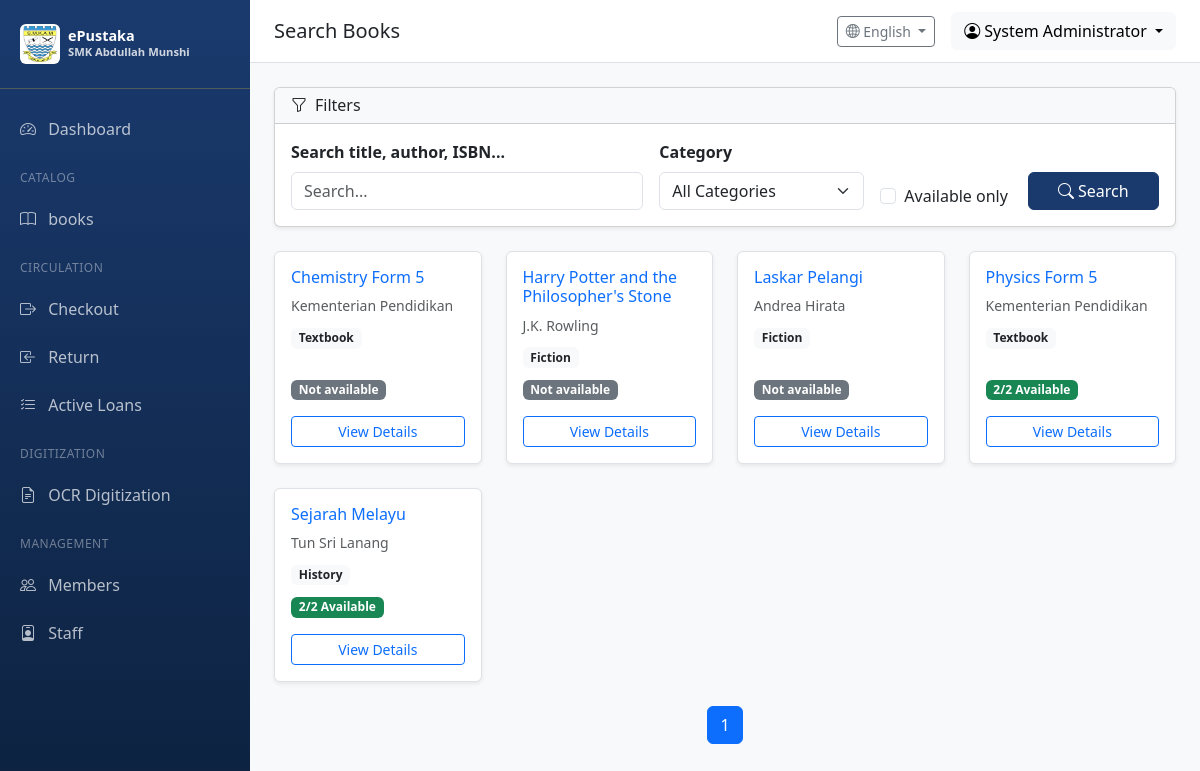
/student/search (signed in), run on the app's committed database.
### app/models/user.py (models this page shows, shortened)
class User(UserMixin, db.Model):
    __tablename__ = 'users'
    id = db.Column(db.Integer, primary_key=True)
    username = db.Column(db.String(64), unique=True, nullable=False, index=True)
    email = db.Column(db.String(120), unique=True, nullable=False, index=True)
    password_hash = db.Column(db.String(256), nullable=False)
    full_name = db.Column(db.String(128))
    is_active = db.Column(db.Boolean, default=True)
    role_id = db.Column(db.Integer, db.ForeignKey('roles.id'))
    created_at = db.Column(db.DateTime, default=datetime.utcnow)
    updated_at = db.Column(db.DateTime, default=datetime.utcnow, onupdate=datetime.utcnow)
    last_login = db.Column(db.DateTime)
    def can(self, perm):
        return self.role is not None and self.role.has_permission(perm)

### app/models/catalog.py (models this page shows, shortened)
class Book(db.Model):
    __tablename__ = 'books'
    id = db.Column(db.Integer, primary_key=True)
    title = db.Column(db.String(256), nullable=False, index=True)
    author = db.Column(db.String(256), index=True)
    isbn = db.Column(db.String(20), index=True)
    publisher = db.Column(db.String(128))
    publication_year = db.Column(db.Integer)
    edition = db.Column(db.String(32))
    category = db.Column(db.String(64), index=True)  # e.g., Fiction, Science, History
    call_number = db.Column(db.String(32), index=True)  # Library classification
    subject = db.Column(db.String(128))
    language = db.Column(db.String(32), default='Malay')
    description = db.Column(db.Text)
    page_count = db.Column(db.Integer)
    cover_image = db.Column(db.String(256))  # Path to cover image
    price = db.Column(db.Float)  # Book price for replacement/loss scenarios
    created_at = db.Column(db.DateTime, default=datetime.utcnow)
    updated_at = db.Column(db.DateTime, default=datetime.utcnow, onupdate=datetime.utcnow)
    copies = db.relationship('BookCopy', backref='book', lazy='dynamic', cascade='all, delete-orphan')

### app/routes/student.py (the view, shortened to what this page needs)
@student_bp.route('/search')
@login_required
def search_books():
    page = request.args.get('page', 1, type=int)
    per_page = 12
    query = Book.query
    search = request.args.get('search', '').strip()
    category = request.args.get('category', '')
    if category:
        query = query.filter(Book.category == category)
    show_available = request.args.get('available', '') == '1'
    categories = db.session.query(Book.category).distinct().filter(Book.category.isnot(None)).all()
    categories = [c[0] for c in categories if c[0]]
    books = query.order_by(Book.title).paginate(page=page, per_page=per_page)
    for book in books.items:
        book.available_count = book.copies.filter(
            BookCopy.status == CopyStatus.AVAILABLE.value
        ).count()
    return render_template('student/search.html',
                          books=books,
                          search=search,
                          category=category,
                          categories=categories,
                          show_available=show_available)

### app/templates/student/search.html (shortened to what this page needs)
{% extends "base.html" %}
{% block page_title %}{{ t('search_books') }}{% endblock %}
{% block content %}
<div class="mb-4">
    <div class="card shadow-sm">
        <div class="card-header bg-light">
            <h6 class="mb-0"><i class="bi bi-funnel me-2"></i>{{ t('filters') }}</h6>
        </div>
        <div class="card-body">
            <form method="GET" class="row g-3 align-items-end">
                <div class="col-md-5">
                    <label class="form-label fw-bold">{{ t('search_title_author') }}</label>
                    <input type="text" name="search" class="form-control" value="{{ search }}" placeholder="Search...">
                </div>
                <div class="col-md-3">
                    <label class="form-label fw-bold">{{ t('category') }}</label>
                    <select name="category" class="form-select">
                        <option value="">{{ t('all_categories') }}</option>
                    </select>
                </div>
                <div class="col-md-2">
                    <div class="form-check">
                        <input type="checkbox" class="form-check-input" id="available" name="available" value="1" {% if show_available %}checked{% endif %}>
                        <label class="form-check-label" for="available">
                            {{ t('available_only') }}
                        </label>
                    </div>
                </div>
                <div class="col-md-2">
                    <button type="submit" class="btn btn-primary w-100">
                        <i class="bi bi-search me-1"></i>{{ t('search') }}
                    </button>
                </div>
            </form>
        </div>
    </div>
</div>
{% if books.items %}
<div class="row g-4">
    {% for book in books.items %}
    <div class="col-md-4 col-lg-3">
        <div class="card book-card h-100 shadow-sm">
            <div class="card-body d-flex flex-column">
                <h6 class="card-title mb-2">
                    <a href="{{ url_for('student.view_book', book_id=book.id) }}" class="text-decoration-none">
                        {{ book.title }}
                    </a>
                </h6>
                <p class="card-text text-muted small mb-2">{{ book.author }}</p>
                <div class="mb-2">
                    <span class="badge bg-light text-dark small">{{ book.category or 'Uncategorized' }}</span>
                </div>
                <div class="mb-3 mt-auto">
                    {% set available = book.available_count %}
                    {% if available > 0 %}
                        <span class="badge bg-success">{{ available }}/{{ book.copies.count() }} {{ t('available') }}</span>
                    {% else %}
                        <span class="badge bg-secondary">{{ t('not_available') }}</span>
                    {% endif %}
                </div>
                <a href="{{ url_for('student.view_book', book_id=book.id) }}" class="btn btn-sm btn-outline-primary w-100">
                    {{ t('view_details') }}
                </a>
            </div>
        </div>
    </div>
    {% endfor %}
</div>
<nav class="mt-4">
    <ul class="pagination justify-content-center">
        {% for page_num in books.iter_pages() %}
            {% if page_num %}
                {% if page_num == books.page %}
                <li class="page-item active">
                    <span class="page-link">{{ page_num }}</span>
                </li>
                {% else %}
                <li class="page-item">
                    <a class="page-link" href="{{ url_for('student.search_books', page=page_num, search=search, category=category, available=1 if show_available else '') }}">
                        {{ page_num }}
                    </a>
                </li>
                {% endif %}
            {% else %}
            <li class="page-item disabled">
                <span class="page-link">...</span>
            </li>
            {% endif %}
        {% endfor %}
    </ul>
</nav>
{% else %}
<div class="alert alert-info text-center py-5">
    <i class="bi bi-search display-1 text-muted"></i>
    <h5 class="mt-3">{{ t('no_books_found') }}</h5>
    <p class="text-muted">{{ t('try_different_search') }}</p>
</div>
{% endif %}
{% endblock %}

### app/templates/base.html (shortened to what this page needs)
<!DOCTYPE html>
<html lang="en">
<head>
    <link href="https://cdn.jsdelivr.net/npm/bootstrap@5.3.2/dist/css/bootstrap.min.css" rel="stylesheet">
    <link href="https://cdn.jsdelivr.net/npm/bootstrap-icons@1.11.1/font/bootstrap-icons.css" rel="stylesheet">
</head>
<body>
    {% if current_user.is_authenticated %}
    <nav class="sidebar">
        <div class="sidebar-brand">
            <div class="d-flex align-items-center">
                <img src="{{ url_for('static', filename='images/Lencana_Sekolah_Menengah_Kebangsaan_Abdullah_Munshi.jpg') }}"
                     alt="SMK Abdullah Munshi"
                     class="me-2 rounded"
                     style="width: 40px; height: 40px; object-fit: contain; background: white; padding: 2px;">
                <div>
                    <div style="font-size: 0.9rem; line-height: 1.2;">ePustaka</div>
                    <div style="font-size: 0.7rem; opacity: 0.8;">SMK Abdullah Munshi</div>
                </div>
            </div>
        </div>
        <ul class="nav flex-column">
            {% set is_member = current_user.__class__.__name__ == 'Member' %}
            {% if is_member %}
                {% set is_staff = current_user.member_type in ['Staff', 'Student Assistant', 'Librarian', 'Teacher'] %}
            {% else %}
                {% set is_staff = current_user.role and current_user.role.name != 'Student' %}
            {% endif %}
            {% if is_member and not is_staff %}
            <li class="sidebar-section">{{ t('student_portal') }}</li>
            <li class="nav-item">
                <a class="nav-link {% if request.endpoint == 'student.index' %}active{% endif %}" href="{{ url_for('student.index') }}">
                    <i class="bi bi-house"></i> {{ t('home') }}
                </a>
            </li>
            <li class="nav-item">
                <a class="nav-link {% if request.endpoint == 'student.search_books' %}active{% endif %}" href="{{ url_for('student.search_books') }}">
                    <i class="bi bi-search"></i> {{ t('search_books') }}
                </a>
            </li>
            <li class="nav-item">
                <a class="nav-link {% if request.endpoint == 'student.my_loans' %}active{% endif %}" href="{{ url_for('student.my_loans') }}">
                    <i class="bi bi-journal-bookmark"></i> {{ t('my_loans') }}
                </a>
            </li>
            <li class="nav-item">
                <a class="nav-link {% if request.endpoint == 'student.leaderboard' %}active{% endif %}" href="{{ url_for('student.leaderboard') }}">
                    <i class="bi bi-trophy"></i> {{ t('leaderboard') }}
                </a>
            </li>
            {% elif is_staff %}
            <li class="nav-item">
                <a class="nav-link {% if request.endpoint == 'main.dashboard' %}active{% endif %}" href="{{ url_for('main.dashboard') }}">
                    <i class="bi bi-speedometer2"></i> {{ t('dashboard') }}
                </a>
            </li>
            {% if current_user.can(1) or current_user.can(2) %}
            <li class="sidebar-section">{{ t('catalog') }}</li>
            <li class="nav-item">
                <a class="nav-link {% if 'catalog' in request.endpoint %}active{% endif %}" href="{{ url_for('catalog.index') }}">
                    <i class="bi bi-book"></i> {{ t('books') }}
                </a>
            </li>
            <li class="sidebar-section">{{ t('circulation') }}</li>
            <li class="nav-item">
                <a class="nav-link {% if request.endpoint == 'circulation.checkout' %}active{% endif %}" href="{{ url_for('circulation.checkout') }}">
                    <i class="bi bi-box-arrow-right"></i> {{ t('checkout') }}
                </a>
            </li>
            <li class="nav-item">
                <a class="nav-link {% if request.endpoint == 'circulation.return_book' %}active{% endif %}" href="{{ url_for('circulation.return_book') }}">
                    <i class="bi bi-box-arrow-in-left"></i> {{ t('return') }}
                </a>
            </li>
            <li class="nav-item">
                <a class="nav-link {% if request.endpoint == 'circulation.active_loans' %}active{% endif %}" href="{{ url_for('circulation.active_loans') }}">
                    <i class="bi bi-list-check"></i> {{ t('active_loans') }}
                </a>
            </li>
            {% endif %}
            {% if current_user.can(512) %}
            <li class="sidebar-section">{{ t('digitization') }}</li>
            <li class="nav-item">
                <a class="nav-link {% if 'ocr' in request.endpoint %}active{% endif %}" href="{{ url_for('ocr.index') }}">
                    <i class="bi bi-file-earmark-text"></i> {{ t('ocr_digitization') }}
                </a>
            </li>
            {% endif %}
            {% if current_user.can(128) %}
            <li class="sidebar-section">{{ t('management') }}</li>
            <li class="nav-item">
                <a class="nav-link {% if request.endpoint == 'users.member_list' %}active{% endif %}" href="{{ url_for('users.member_list') }}">
                    <i class="bi bi-people"></i> {{ t('members') }}
                </a>
            </li>
            {% endif %}
            {% if current_user.can(256) %}
            <li class="nav-item">
                <a class="nav-link {% if request.endpoint == 'users.staff_list' %}active{% endif %}" href="{{ url_for('users.staff_list') }}">
                    <i class="bi bi-person-badge"></i> {{ t('staff') }}
                </a>
            </li>
            {% endif %}
            {% endif %}
        </ul>
    </nav>
    <div class="main-content">
        <nav class="top-navbar d-flex justify-content-between align-items-center">
            <div>
                <h5 class="mb-0">{% block page_title %}{{ t('dashboard') }}{% endblock %}</h5>
            </div>
            <div class="d-flex align-items-center gap-3">
                <div class="dropdown">
                    <button class="btn btn-outline-secondary btn-sm dropdown-toggle" type="button" data-bs-toggle="dropdown">
                        <i class="bi bi-globe2"></i> {{ languages.get(current_language, 'English') }}
                    </button>
                </div>
                <div class="dropdown">
                    <button class="btn btn-light dropdown-toggle" type="button" data-bs-toggle="dropdown">
                        <i class="bi bi-person-circle"></i> {{ current_user.full_name or current_user.username }}
                    </button>
                </div>
            </div>
        </nav>
        <div class="content-wrapper">
            {% block content %}{% endblock %}
        </div>
    </div>
    {% else %}
    {% block public_content %}{% endblock %}
    {% endif %}
</body>
</html>

### data on the page
User: full_name "System Administrator"
Book: title "Chemistry Form 5", author "Kementerian Pendidikan", category "Textbook", t "Not available", t "View Details"
Book: title "Harry Potter and the Philosopher's Stone", author "J.K. Rowling", category "Fiction", t "Not available", t "View Details"
Book: title "Laskar Pelangi", author "Andrea Hirata", category "Fiction", t "Not available", t "View Details"
Book: title "Physics Form 5", author "Kementerian Pendidikan", category "Textbook", available "2", copies.count "2", t "Available", t "View Details"
Book: title "Sejarah Melayu", author "Tun Sri Lanang", category "History", available "2", copies.count "2", t "Available", t "View Details"

### other printed values
{{ t('dashboard') }} "Dashboard"
{{ t('catalog') }} "CATALOG"
{{ t('books') }} "books"
{{ t('circulation') }} "CIRCULATION"
{{ t('checkout') }} "Checkout"
{{ t('return') }} "Return"
{{ t('active_loans') }} "Active Loans"
{{ t('digitization') }} "DIGITIZATION"
{{ t('ocr_digitization') }} "OCR Digitization"
{{ t('management') }} "MANAGEMENT"
{{ t('members') }} "Members"
{{ t('staff') }} "Staff"
{{ t('search_books') }} "Search Books"
{{ languages.get(current_language, 'English') }} "English"
{{ t('filters') }} "Filters"
